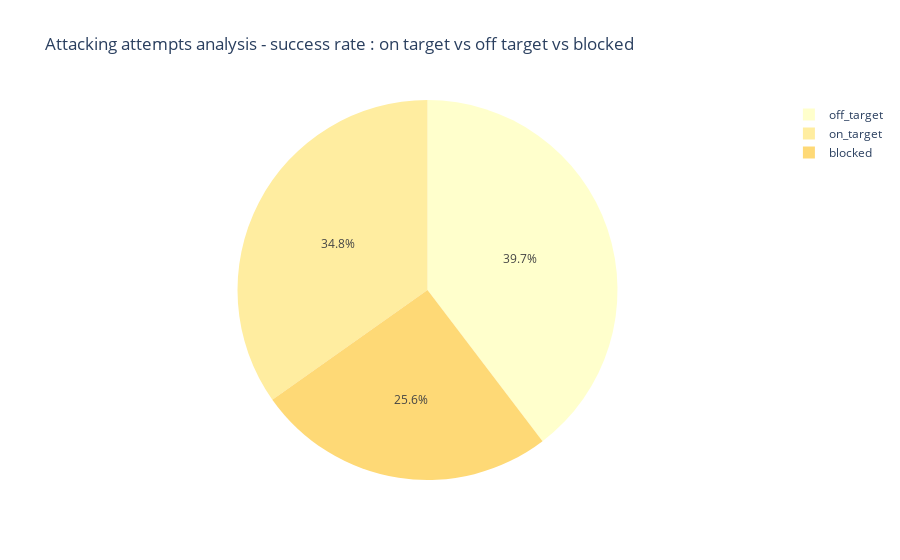

The code cell stored with this chart in its notebook:
### Code cell
gl_sum = pd.DataFrame(atm.sum(numeric_only=True),).T[['on_target', 'off_target', 'blocked']]
gl_sum=gl_sum.T
fig = px.pie(gl_sum, values=0, names=gl_sum.index, title='Attacking attempts analysis - success rate : on target vs off target vs blocked',
             color_discrete_sequence=px.colors.sequential.YlOrRd)
fig.show()

### Figure 1 — Plotly figure (JSON) as saved in the notebook; plotly's stock layout.template omitted (floating-point values rounded to 4 significant figures)
{"data": [{"domain": {"x": [0, 1], "y": [0, 1]}, "hovertemplate": "index=%{label}<br>0=%{value}<extra></extra>", "labels": ["on_target", "off_target", "blocked"], "legendgroup": "", "name": "", "showlegend": true, "type": "pie", "values": [1074, 1224, 789]}], "layout": {"legend": {"tracegroupgap": 0}, "piecolorway": ["rgb(255,255,204)", "rgb(255,237,160)", "rgb(254,217,118)", "rgb(254,178,76)", "rgb(253,141,60)", "rgb(252,78,42)", "rgb(227,26,28)", "rgb(189,0,38)", "rgb(128,0,38)"], "title": {"text": "Attacking attempts analysis - success rate : on target vs off target vs blocked"}}}
